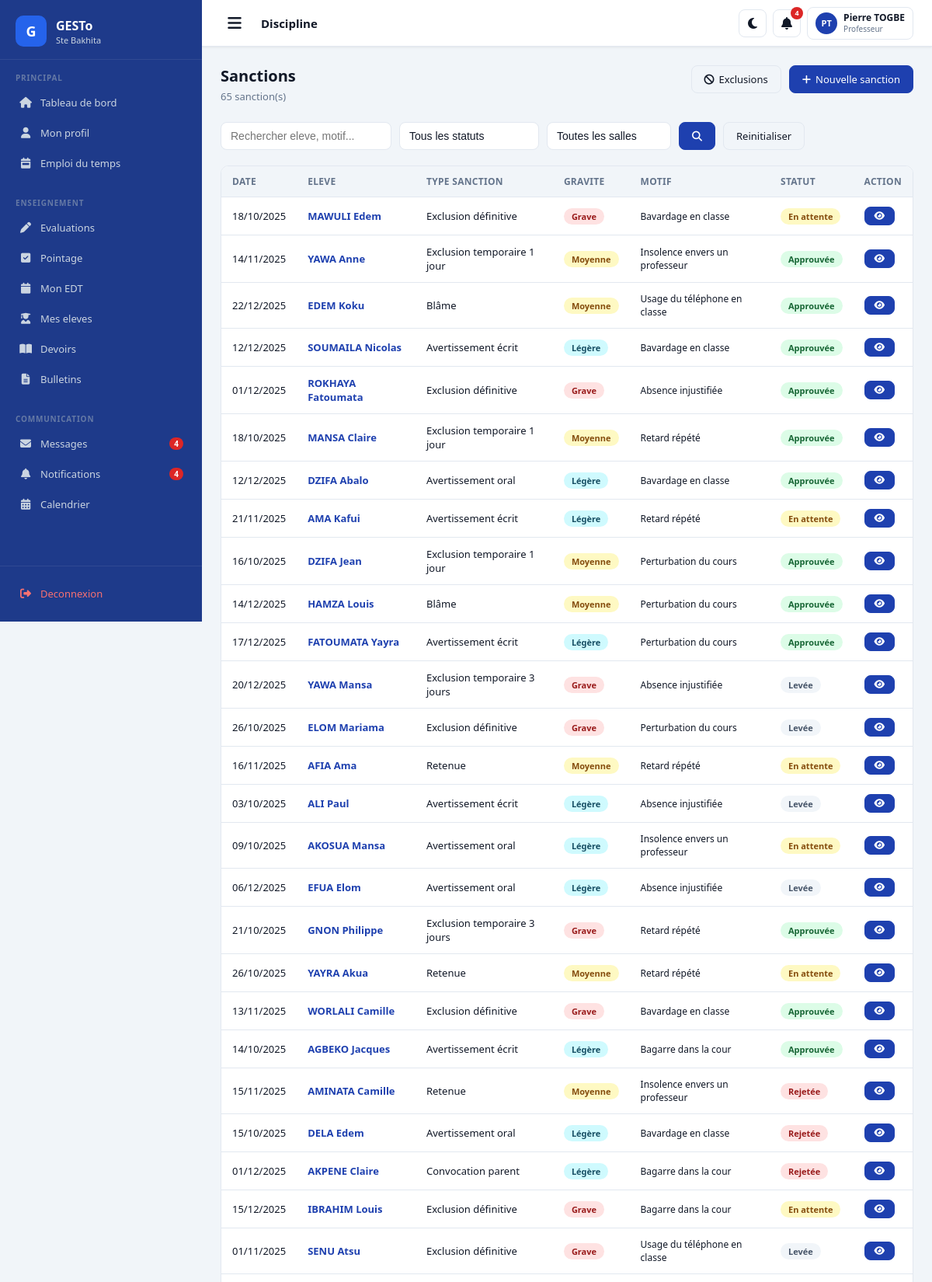
The page /discipline/ (signed in, upper part) on the database its author committed.
### apps/authentication/models.py (models this page shows, shortened)
class CustomUser(AbstractUser):
    ROLES = [
        ('DIRECTEUR', 'Directeur'),
        ('CENSEUR', 'Censeur'),
        ('PROFESSEUR', 'Professeur'),
        ('COMPTABLE', 'Comptable'),
        ('SURVEILLANT', 'Surveillant'),
        ('SECRETAIRE', 'Secrétaire'),
        ('PARENT', 'Parent'),
        ('ELEVE', 'Élève'),
    ]
    role = models.CharField(max_length=20, choices=ROLES, default='ELEVE')
    telephone = models.CharField(max_length=20, blank=True)
    telephone_wa = models.CharField(max_length=20, blank=True,
        help_text="Numéro WhatsApp avec indicatif ex: +22890000000")
    wa_verifie = models.BooleanField(default=False)
    photo = models.ImageField(upload_to='photos/personnel/', null=True, blank=True)
    adresse = models.CharField(max_length=200, blank=True)
    specialite = models.CharField(max_length=100, blank=True)
    date_prise_service = models.DateField(null=True, blank=True)
    preferences_notifications = models.JSONField(default=dict, blank=True)
    created_at = models.DateTimeField(auto_now_add=True)
    class Meta:
        verbose_name = 'Utilisateur'
        verbose_name_plural = 'Utilisateurs'

### apps/discipline/models.py (models this page shows, shortened)
class Sanction(models.Model):
    STATUTS = [
        ('EN_ATTENTE', 'En attente'), ('APPROUVEE', 'Approuvée'),
        ('REJETEE', 'Rejetée'), ('LEVEE', 'Levée'),
    ]
    eleve = models.ForeignKey(
        'students.Eleve', on_delete=models.CASCADE, related_name='sanctions')
    type_sanction = models.ForeignKey(TypeSanction, on_delete=models.CASCADE)
    motif = models.TextField()
    date_faits = models.DateField()
    statut = models.CharField(max_length=15, choices=STATUTS, default='EN_ATTENTE')
    signale_par = models.ForeignKey(
        'authentication.CustomUser', on_delete=models.SET_NULL,
        null=True, related_name='sanctions_signalees')
    approuve_par = models.ForeignKey(
        'authentication.CustomUser', on_delete=models.SET_NULL,
        null=True, blank=True, related_name='sanctions_approuvees')
    commentaire = models.TextField(blank=True)
    created_at = models.DateTimeField(auto_now_add=True)
    class Meta:
        ordering = ['-created_at']

class TypeSanction(models.Model):
    nom = models.CharField(max_length=100)
    gravite = models.IntegerField(
        choices=[(1, 'Légère'), (2, 'Moyenne'), (3, 'Grave')], default=1)
    description = models.CharField(max_length=200, blank=True)

### apps/students/models.py (models this page shows, shortened)
class Eleve(models.Model):
    SEXES = [('M', 'Masculin'), ('F', 'Féminin')]
    STATUTS = [
        ('INSCRIT', 'Inscrit'), ('ACTIF', 'Actif'),
        ('SUSPENDU', 'Suspendu'), ('EXCLU', 'Exclu'), ('TRANSFERE', 'Transféré'),
    ]
    user = models.OneToOneField(
        'authentication.CustomUser', on_delete=models.CASCADE,
        related_name='profil_eleve', null=True, blank=True)
    matricule = models.CharField(max_length=30, unique=True)
    nom = models.CharField(max_length=100)
    prenom = models.CharField(max_length=100)
    sexe = models.CharField(max_length=1, choices=SEXES)
    date_naissance = models.DateField(null=True, blank=True)
    lieu_naissance = models.CharField(max_length=100, blank=True)
    photo = models.ImageField(upload_to='photos/eleves/', null=True, blank=True)
    statut = models.CharField(max_length=20, choices=STATUTS, default='INSCRIT')
    redoublant = models.BooleanField(default=False)
    contact_urgence = models.CharField(max_length=100, blank=True)
    telephone_urgence = models.CharField(max_length=20, blank=True)
    groupe_sanguin = models.CharField(max_length=5, blank=True)
    allergies = models.TextField(blank=True)
    created_at = models.DateTimeField(auto_now_add=True)
    class Meta:
        verbose_name = 'Élève'
        ordering = ['nom', 'prenom']
    @property
    def nom_complet(self):
        return f"{self.nom} {self.prenom}"

### apps/discipline/views.py (the view)
        def wrapper(request, *args, **kwargs):
            if not request.user.is_authenticated:
                return redirect('login')
            if not (request.user.is_superuser or request.user.role in roles):
                messages.error(request, "Acces refuse.")
                return redirect('dashboard')
            return view_func(request, *args, **kwargs)

### apps/academic/models.py (called while the page is built)
    @classmethod
    def active(cls):
        return cls.objects.filter(est_active=True).first()

    @classmethod
    def active(cls, annee=None):
        qs = cls.objects.filter(est_active=True)
        if annee:
            qs = qs.filter(annee=annee)
        return qs.first()

### apps/core/templatetags/extras.py (called while the page is built)
@register.filter
def initiales(user):
    try:
        f = (user.first_name or '')[:1].upper()
        l = (user.last_name or '')[:1].upper()
        return f"{f}{l}" or user.username[:2].upper()
    except Exception:
        return '??'

### apps/discipline/views.py (called while the page is built)
def role_requis(*roles):
    def decorator(view_func):
        def wrapper(request, *args, **kwargs):
            if not request.user.is_authenticated:
                return redirect('login')
            if not (request.user.is_superuser or request.user.role in roles):
                messages.error(request, "Acces refuse.")
                return redirect('dashboard')
            return view_func(request, *args, **kwargs)
        wrapper.__name__ = view_func.__name__
        return wrapper
    return decorator

### templates/discipline/liste_sanctions.html (shortened to what this page needs)
{% extends 'base.html' %}
{% block page_title %}Discipline{% endblock %}
{% block content %}
<div class="page-header">
  <div>
    <h1>Sanctions</h1>
    <p>{{ total }} sanction(s)</p>
  </div>
  <div style="display:flex;gap:10px;flex-wrap:wrap">
    <a href="{% url 'liste_exclusions' %}" class="btn btn-secondary">
      <i class="fas fa-ban"></i> Exclusions
    </a>
    <a href="{% url 'nouvelle_sanction' %}" class="btn btn-primary">
      <i class="fas fa-plus"></i> Nouvelle sanction
    </a>
  </div>
</div>
<form method="get"
      style="display:flex;gap:10px;margin-bottom:20px;flex-wrap:wrap">
  <input type="text" name="q" value="{{ q }}"
         placeholder="Rechercher eleve, motif..."
         class="form-control" style="max-width:220px">
  <select name="statut" class="form-control" style="max-width:180px"
          onchange="this.form.submit()">
    <option value="">Tous les statuts</option>
  </select>
  <select name="salle" class="form-control" style="max-width:160px"
          onchange="this.form.submit()">
    <option value="">Toutes les salles</option>
  </select>
  <button type="submit" class="btn btn-primary">
    <i class="fas fa-search"></i>
  </button>
  <a href="{% url 'liste_sanctions' %}" class="btn btn-secondary">
    Reinitialiser
  </a>
</form>
<div class="table-container">
  <table class="table">
    <thead>
      <tr>
        <th>Date</th>
        <th>Eleve</th>
        <th>Type sanction</th>
        <th>Gravite</th>
        <th>Motif</th>
        <th>Statut</th>
        <th>Action</th>
      </tr>
    </thead>
    <tbody>
      {% for s in sanctions %}
      <tr>
        <td>{{ s.date_faits|date:"d/m/Y" }}</td>
        <td>
          <a href="{% url 'dossier_disciplinaire' s.eleve.pk %}"
             style="color:var(--primary);text-decoration:none;font-weight:600">
            {{ s.eleve.nom_complet }}
          </a>
        </td>
        <td>{{ s.type_sanction.nom }}</td>
        <td>
          <span class="badge
            {% if s.type_sanction.gravite == 1 %}badge-info
            {% elif s.type_sanction.gravite == 2 %}badge-warning
            {% else %}badge-danger{% endif %}">
            {{ s.type_sanction.get_gravite_display }}
          </span>
        </td>
        <td style="font-size:12px">
          {{ s.motif|truncatechars:50 }}
        </td>
        <td>
          <span class="badge
            {% if s.statut == 'EN_ATTENTE' %}badge-warning
            {% elif s.statut == 'APPROUVEE' %}badge-success
            {% elif s.statut == 'REJETEE' %}badge-danger
            {% else %}badge-gray{% endif %}">
            {{ s.get_statut_display }}
          </span>
        </td>
        <td>
          <a href="{% url 'detail_sanction' s.pk %}"
             class="btn btn-primary btn-sm">
            <i class="fas fa-eye"></i>
          </a>
        </td>
      </tr>
      {% endfor %}
    </tbody>
  </table>
</div>
{% endblock %}

### templates/base.html (shortened to what this page needs)
{% load static %}
{% load extras %}
<!DOCTYPE html>
<html lang="fr" data-theme="light">
<head>
  <link rel="stylesheet" href="{% static 'css/main.css' %}">
  <link rel="stylesheet"
        href="https://cdnjs.cloudflare.com/ajax/libs/font-awesome/6.5.0/css/all.min.css">
</head>
<body data-session-remaining="{{ session_remaining }}">
<div class="layout">
  <aside class="sidebar" id="sidebar">
    <div class="sidebar-logo">
      <div class="logo-icon">G</div>
      <div class="logo-text">
        <h1>GESTo</h1>
        <p>Ste Bakhita</p>
      </div>
    </div>
    <div style="flex:1;overflow-y:auto">
      <div class="sidebar-section">
        <div class="sidebar-section-label">Principal</div>
        <a href="{% url 'dashboard' %}"
           class="nav-item {% if request.path == '/' %}active{% endif %}">
          <span class="nav-icon"><i class="fas fa-home"></i></span>
          <span>Tableau de bord</span>
        </a>
        <a href="/profil/"
           class="nav-item {% if '/profil/' in request.path %}active{% endif %}">
          <span class="nav-icon"><i class="fas fa-user"></i></span>
          <span>Mon profil</span>
        </a>
        <a href="{% url 'vue_edt' %}"
           class="nav-item {% if '/emploi-du-temps/' in request.path %}active{% endif %}">
          <span class="nav-icon"><i class="fas fa-calendar-week"></i></span>
          <span>Emploi du temps</span>
        </a>
      </div>
      {% if request.user.role == 'PROFESSEUR' %}
      <div class="sidebar-section">
        <div class="sidebar-section-label">Enseignement</div>
        <a href="{% url 'liste_evaluations' %}"
           class="nav-item {% if '/notes/' in request.path %}active{% endif %}">
          <span class="nav-icon"><i class="fas fa-pen"></i></span>
          <span>Evaluations</span>
        </a>
        <a href="{% url 'liste_seances' %}"
           class="nav-item {% if '/presences/' in request.path %}active{% endif %}">
          <span class="nav-icon"><i class="fas fa-check-square"></i></span>
          <span>Pointage</span>
        </a>
        <a href="/emploi-du-temps/"
           class="nav-item {% if '/emploi-du-temps/' in request.path %}active{% endif %}">
          <span class="nav-icon"><i class="fas fa-calendar"></i></span>
          <span>Mon EDT</span>
        </a>
        <a href="/eleves/"
           class="nav-item {% if '/eleves/' in request.path %}active{% endif %}">
          <span class="nav-icon"><i class="fas fa-user-graduate"></i></span>
          <span>Mes eleves</span>
        </a>
        <a href="{% url 'liste_devoirs' %}"
           class="nav-item {% if '/devoirs/' in request.path %}active{% endif %}">
          <span class="nav-icon"><i class="fas fa-book-open"></i></span>
          <span>Devoirs</span>
        </a>
        <a href="{% url 'bulletins_salle' %}"
           class="nav-item {% if '/notes/bulletins/' in request.path %}active{% endif %}">
          <span class="nav-icon"><i class="fas fa-file-alt"></i></span>
          <span>Bulletins</span>
        </a>
      </div>
      {% endif %}
      <div class="sidebar-section">
        <div class="sidebar-section-label">Communication</div>
        <a href="{% url 'messagerie' %}"
           class="nav-item {% if request.path == '/messagerie/' %}active{% endif %}">
          <span class="nav-icon"><i class="fas fa-envelope"></i></span>
          <span>Messages</span>
          {% if nb_notifs > 0 %}
          <span class="nav-badge">{{ nb_notifs }}</span>
          {% endif %}
        </a>
        <a href="{% url 'liste_notifications' %}"
           class="nav-item {% if '/notifications/' in request.path %}active{% endif %}">
          <span class="nav-icon"><i class="fas fa-bell"></i></span>
          <span>Notifications</span>
          {% if nb_notifs > 0 %}
          <span class="nav-badge">{{ nb_notifs }}</span>
          {% endif %}
        </a>
        <a href="{% url 'calendrier' %}"
           class="nav-item {% if '/calendrier/' in request.path %}active{% endif %}">
          <span class="nav-icon"><i class="fas fa-calendar-alt"></i></span>
          <span>Calendrier</span>
        </a>
      </div>
    </div>
    <div class="sidebar-footer">
      <a href="/logout/" class="nav-item" style="color:#F87171">
        <span class="nav-icon"><i class="fas fa-sign-out-alt"></i></span>
        <span>Deconnexion</span>
      </a>
    </div>
  </aside>
  <div class="main-content">
    <nav class="navbar-top">
      <button class="navbar-toggle" onclick="toggleSidebar()">
        <i class="fas fa-bars"></i>
      </button>
      <span class="navbar-title">{% block page_title %}Tableau de bord{% endblock %}</span>
      <div class="navbar-actions">
        <button class="navbar-btn" id="theme-toggle"
                onclick="toggleTheme()" title="Mode sombre/clair">
          <i class="fas fa-moon"></i>
        </button>
        <a href="/messagerie/notifications/" class="navbar-btn"
           title="Notifications">
          <i class="fas fa-bell"></i>
          {% if nb_notifs > 0 %}
          <span class="notif-badge">{{ nb_notifs }}</span>
          {% endif %}
        </a>
        <a href="/profil/" class="user-menu">
          <div class="user-avatar">
            {{ request.user|initiales }}
          </div>
          <div class="user-info">
            <div class="user-name">{{ request.user.get_full_name|default:request.user.username|truncatechars:16 }}</div>
            <div class="user-role">{{ request.user.get_role_display }}</div>
          </div>
        </a>
      </div>
    </nav>
    <div class="page-body">
      {% block content %}{% endblock %}
    </div>
  </div>
</div>
</body>
</html>

### rows shown on the page
CustomUser: user|initiales "PT", user.get_full_name "Pierre TOGBE", user.role "Professeur"
Sanction: date_faits "18/10/2025", eleve.nom_complet "MAWULI Edem", type_sanction.nom "Exclusion définitive", type_sanction.gravite "Grave", motif "Bavardage en classe", statut "En attente"
Sanction: date_faits "14/11/2025", eleve.nom_complet "YAWA Anne", type_sanction.nom "Exclusion temporaire 1 jour", type_sanction.gravite "Moyenne", motif "Insolence envers un professeur", statut "Approuvée"
Sanction: date_faits "22/12/2025", eleve.nom_complet "EDEM Koku", type_sanction.nom "Blâme", type_sanction.gravite "Moyenne", motif "Usage du téléphone en classe", statut "Approuvée"
Sanction: date_faits "12/12/2025", eleve.nom_complet "SOUMAILA Nicolas", type_sanction.nom "Avertissement écrit", type_sanction.gravite "Légère", motif "Bavardage en classe", statut "Approuvée"
Sanction: date_faits "01/12/2025", eleve.nom_complet "ROKHAYA Fatoumata", type_sanction.nom "Exclusion définitive", type_sanction.gravite "Grave", motif "Absence injustifiée", statut "Approuvée"
Sanction: date_faits "18/10/2025", eleve.nom_complet "MANSA Claire", type_sanction.nom "Exclusion temporaire 1 jour", type_sanction.gravite "Moyenne", motif "Retard répété", statut "Approuvée"
Sanction: date_faits "12/12/2025", eleve.nom_complet "DZIFA Abalo", type_sanction.nom "Avertissement oral", type_sanction.gravite "Légère", motif "Bavardage en classe", statut "Approuvée"
Sanction: date_faits "21/11/2025", eleve.nom_complet "AMA Kafui", type_sanction.nom "Avertissement écrit", type_sanction.gravite "Légère", motif "Retard répété", statut "En attente"
Sanction: date_faits "16/10/2025", eleve.nom_complet "DZIFA Jean", type_sanction.nom "Exclusion temporaire 1 jour", type_sanction.gravite "Moyenne", motif "Perturbation du cours", statut "Approuvée"
Sanction: date_faits "14/12/2025", eleve.nom_complet "HAMZA Louis", type_sanction.nom "Blâme", type_sanction.gravite "Moyenne", motif "Perturbation du cours", statut "Approuvée"
Sanction: date_faits "17/12/2025", eleve.nom_complet "FATOUMATA Yayra", type_sanction.nom "Avertissement écrit", type_sanction.gravite "Légère", motif "Perturbation du cours", statut "Approuvée"
Sanction: date_faits "20/12/2025", eleve.nom_complet "YAWA Mansa", type_sanction.nom "Exclusion temporaire 3 jours", type_sanction.gravite "Grave", motif "Absence injustifiée", statut "Levée"
Sanction: date_faits "26/10/2025", eleve.nom_complet "ELOM Mariama", type_sanction.nom "Exclusion définitive", type_sanction.gravite "Grave", motif "Perturbation du cours", statut "Levée"
Sanction: date_faits "16/11/2025", eleve.nom_complet "AFIA Ama", type_sanction.nom "Retenue", type_sanction.gravite "Moyenne", motif "Retard répété", statut "En attente"
Sanction: date_faits "03/10/2025", eleve.nom_complet "ALI Paul", type_sanction.nom "Avertissement écrit", type_sanction.gravite "Légère", motif "Absence injustifiée", statut "Levée"
Sanction: date_faits "09/10/2025", eleve.nom_complet "AKOSUA Mansa", type_sanction.nom "Avertissement oral", type_sanction.gravite "Légère", motif "Insolence envers un professeur", statut "En attente"
Sanction: date_faits "06/12/2025", eleve.nom_complet "EFUA Elom", type_sanction.nom "Avertissement oral", type_sanction.gravite "Légère", motif "Absence injustifiée", statut "Levée"
Sanction: date_faits "21/10/2025", eleve.nom_complet "GNON Philippe", type_sanction.nom "Exclusion temporaire 3 jours", type_sanction.gravite "Grave", motif "Retard répété", statut "Approuvée"
Sanction: date_faits "26/10/2025", eleve.nom_complet "YAYRA Akua", type_sanction.nom "Retenue", type_sanction.gravite "Moyenne", motif "Retard répété", statut "En attente"
Sanction: date_faits "13/11/2025", eleve.nom_complet "WORLALI Camille", type_sanction.nom "Exclusion définitive", type_sanction.gravite "Grave", motif "Bavardage en classe", statut "Approuvée"
Sanction: date_faits "14/10/2025", eleve.nom_complet "AGBEKO Jacques", type_sanction.nom "Avertissement écrit", type_sanction.gravite "Légère", motif "Bagarre dans la cour", statut "Approuvée"
Sanction: date_faits "15/11/2025", eleve.nom_complet "AMINATA Camille", type_sanction.nom "Retenue", type_sanction.gravite "Moyenne", motif "Insolence envers un professeur", statut "Rejetée"
Sanction: date_faits "15/10/2025", eleve.nom_complet "DELA Edem", type_sanction.nom "Avertissement oral", type_sanction.gravite "Légère", motif "Bavardage en classe", statut "Rejetée"
Sanction: date_faits "01/12/2025", eleve.nom_complet "AKPENE Claire", type_sanction.nom "Convocation parent", type_sanction.gravite "Légère", motif "Bagarre dans la cour", statut "Rejetée"
Sanction: date_faits "15/12/2025", eleve.nom_complet "IBRAHIM Louis", type_sanction.nom "Exclusion définitive", type_sanction.gravite "Grave", motif "Bagarre dans la cour", statut "En attente"
Sanction: date_faits "01/11/2025", eleve.nom_complet "SENU Atsu", type_sanction.nom "Exclusion définitive", type_sanction.gravite "Grave", motif "Usage du téléphone en classe", statut "Levée"

### other values the page prints
{{ nb_notifs }} "4"
{{ total }} "65"
